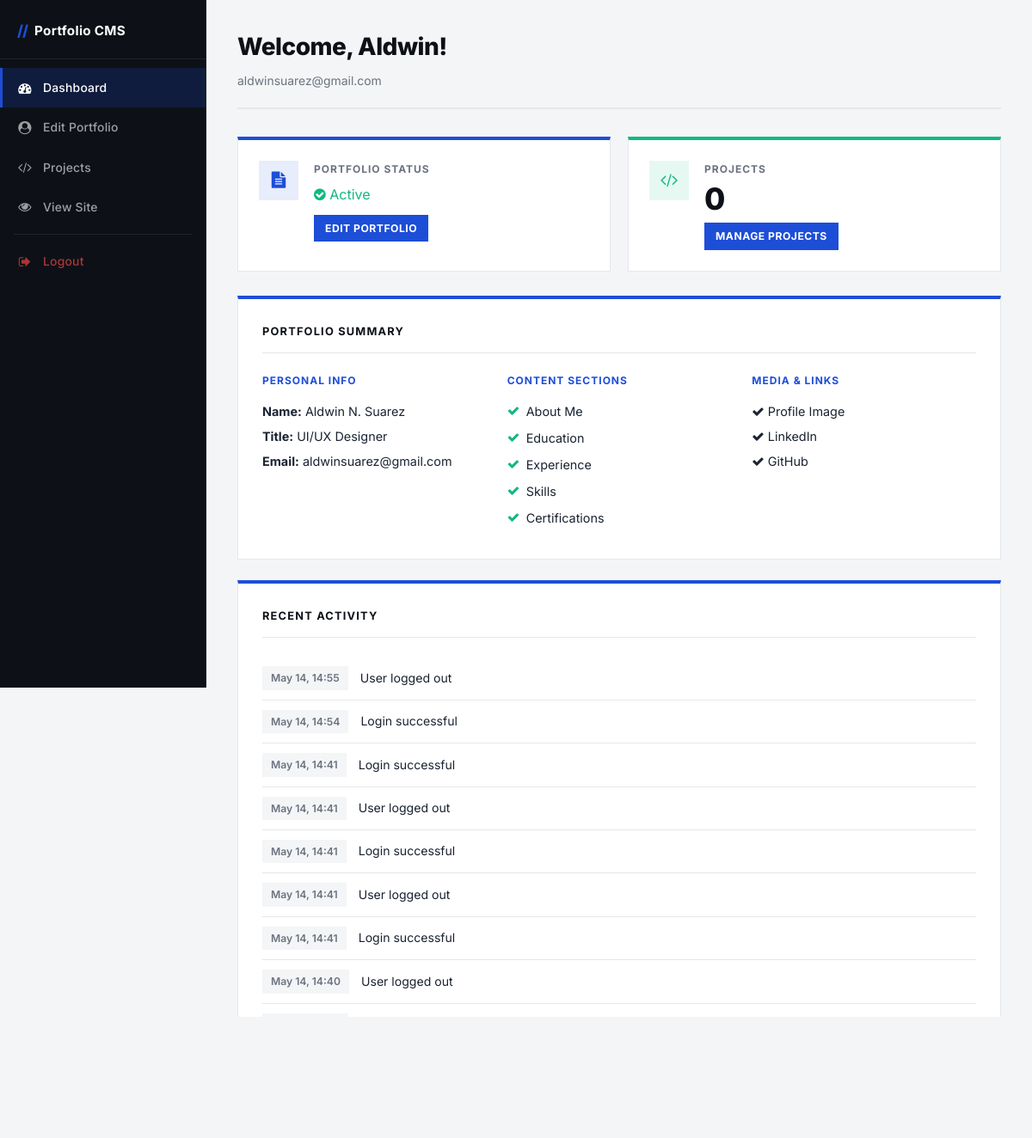
Page /admin/dashboard.php (signed in) on the earlier database version.
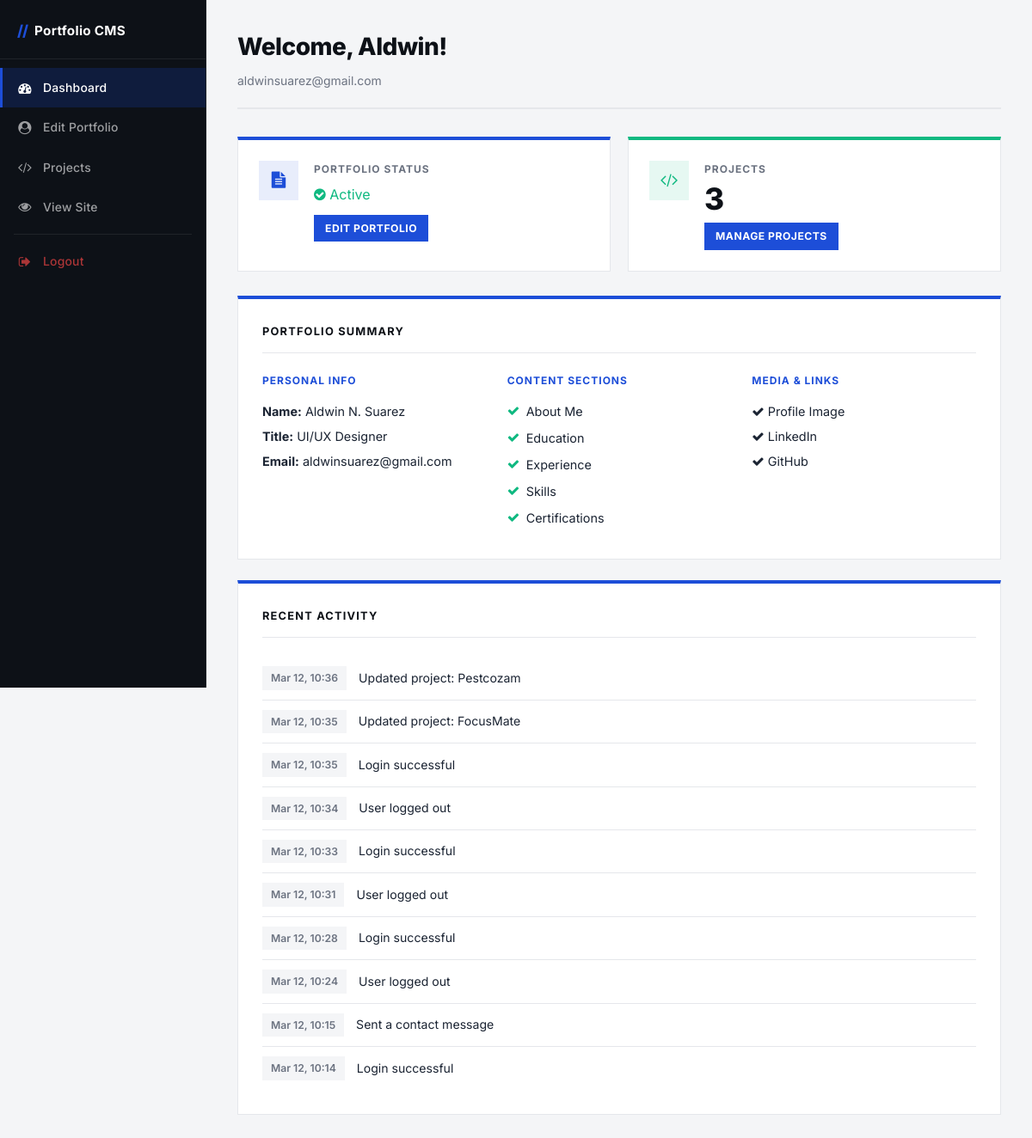
Same page on the later database version.
### tables this page shows
CREATE TABLE `activity_log` (
  `id` int(11) NOT NULL,
  `user_id` int(11) DEFAULT NULL,
  `action` varchar(255) NOT NULL,
  `ip_address` varchar(50) DEFAULT NULL,
  `user_agent` varchar(255) DEFAULT NULL,
  `timestamp` datetime DEFAULT current_timestamp()
);

### admin/dashboard.php (the view, shortened to what the changed rows need)
<?php
require_once '../includes/db_connection.php';
$userId = $_SESSION['user_id'];
$userStmt = $conn->prepare("SELECT username, first_name, last_name, email FROM users WHERE id = ?");
$userStmt->bind_param("i", $userId);
$userStmt->execute();
$userData = $userStmt->get_result()->fetch_assoc();
$portfolioStmt = $conn->prepare("SELECT * FROM portfolio WHERE user_id = ?");
$portfolioStmt->bind_param("i", $userId);
$portfolioStmt->execute();
$portfolioResult = $portfolioStmt->get_result();
$hasPortfolio = $portfolioResult->num_rows > 0;
$activityStmt = $conn->prepare("SELECT * FROM activity_log WHERE user_id = ? ORDER BY timestamp DESC LIMIT 10");
$activityStmt->bind_param("i", $userId);
$activityStmt->execute();
$activityResult = $activityStmt->get_result();
$conn->query("CREATE TABLE IF NOT EXISTS `projects` (
    `id` INT AUTO_INCREMENT PRIMARY KEY,
    `user_id` INT NOT NULL,
    `title` VARCHAR(200) NOT NULL,
    `description` TEXT,
    `tech_stack` VARCHAR(500),
    `project_url` VARCHAR(500),
    `github_url` VARCHAR(500),
    `image` VARCHAR(500),
    `sort_order` INT DEFAULT 0,
    `created_at` TIMESTAMP DEFAULT CURRENT_TIMESTAMP
) ENGINE=InnoDB DEFAULT CHARSET=utf8mb4");
$projectCountStmt = $conn->prepare("SELECT COUNT(*) as cnt FROM projects WHERE user_id = ?");
$projectCountStmt->bind_param("i", $userId);
$projectCountStmt->execute();
$projectCount = $projectCountStmt->get_result()->fetch_assoc()['cnt'] ?? 0;
?>
<!DOCTYPE html>
<html lang="en">
<head>
    <link rel="stylesheet" href="../css/admin.css">
    <link rel="stylesheet" href="https://cdnjs.cloudflare.com/ajax/libs/font-awesome/4.7.0/css/font-awesome.min.css">
</head>
<body>
    <div class="admin-container">
        <main class="content">
            <header class="content-header">
                <h1>Welcome, <?php echo htmlspecialchars($userData['first_name']); ?>!</h1>
            </header>
            <div class="dashboard-overview">
                <div class="overview-card">
                    <div class="overview-content">
                        <h3>Projects</h3>
                        <div class="stat-number"><?php echo $projectCount; ?></div>
                        <a href="projects.php" class="btn-small">Manage Projects</a>
                    </div>
                </div>
            </div>
            <?php if ($hasPortfolio): ?>
            <div class="dashboard-section">
                <h2>Portfolio Summary</h2>
            </div>
            <?php endif; ?>
            <div class="dashboard-section">
                <h2>Recent Activity</h2>
                <div class="activity-log">
                    <?php if ($activityResult->num_rows > 0): ?>
                        <ul>
                            <?php while ($log = $activityResult->fetch_assoc()): ?>
                                <li>
                                    <span class="activity-time"><?php echo date('M d, H:i', strtotime($log['timestamp'])); ?></span>
                                    <span class="activity-action"><?php echo htmlspecialchars($log['action']); ?></span>
                                </li>
                            <?php endwhile; ?>
                        </ul>
                    <?php else: ?>
                        <p>No recent activity.</p>
                    <?php endif; ?>
                </div>
            </div>
        </main>
    </div>
</body>
</html>

Differences in the rows shown:
no longer on this page (row unchanged): activity_log: timestamp "May 14, 14:55", action "User logged out"
no longer on this page (row unchanged): activity_log: timestamp "May 14, 14:54", action "Login successful"
no longer on this page (row unchanged): activity_log: timestamp "May 14, 14:41", action "Login successful"
no longer on this page (row unchanged): activity_log: timestamp "May 14, 14:41", action "User logged out"
no longer on this page (row unchanged): activity_log: timestamp "May 14, 14:41", action "Login successful"
no longer on this page (row unchanged): activity_log: timestamp "May 14, 14:41", action "User logged out"
no longer on this page (row unchanged): activity_log: timestamp "May 14, 14:41", action "Login successful"
no longer on this page (row unchanged): activity_log: timestamp "May 14, 14:40", action "User logged out"
added activity_log: timestamp "Mar 12, 10:36", action "Updated project: Pestcozam"
added activity_log: timestamp "Mar 12, 10:35", action "Updated project: FocusMate"
added activity_log: timestamp "Mar 12, 10:35", action "Login successful"
added activity_log: timestamp "Mar 12, 10:34", action "User logged out"
added activity_log: timestamp "Mar 12, 10:33", action "Login successful"
added activity_log: timestamp "Mar 12, 10:31", action "User logged out"
added activity_log: timestamp "Mar 12, 10:28", action "Login successful"
added activity_log: timestamp "Mar 12, 10:24", action "User logged out"
added activity_log: timestamp "Mar 12, 10:15", action "Sent a contact message"
added activity_log: timestamp "Mar 12, 10:14", action "Login successful"
Other differences:
$projectCount: "0" → "3"
